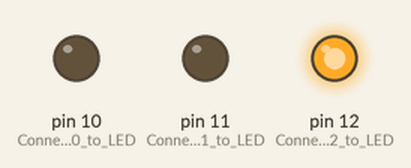
Bench run of a sketch on a simulated Arduino Uno, built with avr-gcc and run on an emulated ATmega328P. On the bench: output pins drawn as LEDs (lit = HIGH).

Above: at 0.1 s.
At 0.9 s:
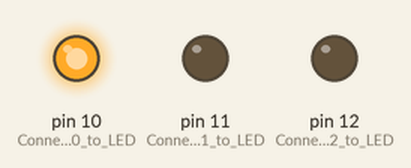
At 1.7 s:
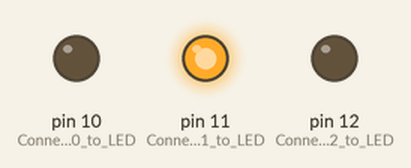
At 2.7 s:
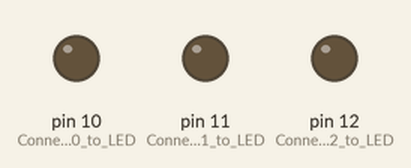
Timing chart, 0 to 3.0 s (numbered marks = the images above):
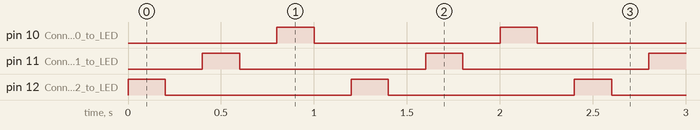

The sketch:

A1.ino
```cpp
void setup() {
  // put your setup code here, to run once:
  pinMode(12, OUTPUT);   // Connect Pin 12 to LED
  pinMode(11, OUTPUT);   // Connect Pin 11 to LED
  pinMode(10, OUTPUT);   // Connect Pin 10 to LED
}

void loop() {
  // put your main code here, to run repeatedly:
  digitalWrite(12, HIGH);  // turn the LED on by making the voltage high
  delay(200);              // wait for 1/5 second
  digitalWrite(12, LOW);   // turn the LED on by making the voltage low
  delay(200);              // wait for 1/5 second

  digitalWrite(11, HIGH);  // turn the LED on by making the voltage high
  delay(200);              // wait for 1/5 second
  digitalWrite(11, LOW);   // turn the LED on by making the voltage low
  delay(200);              // wait for 1/5 second

  digitalWrite(10, HIGH);  // turn the LED on by making the voltage high
  delay(200);              // wait for 1/5 second
  digitalWrite(10, LOW);   // turn the LED on by making the voltage low
  delay(200);              // wait for 1/5 second
}
```

Measured:
- by itself, pin 10 (Connect_Pin_10_to_LED), pin 11 (Connect_Pin_11_to_LED), pin 12 (Connect_Pin_12_to_LED): alternates HIGH for 0.20 s and LOW for 1.0 s
- by itself, everything shown: repeats every 1.2 s, in 6 steps
